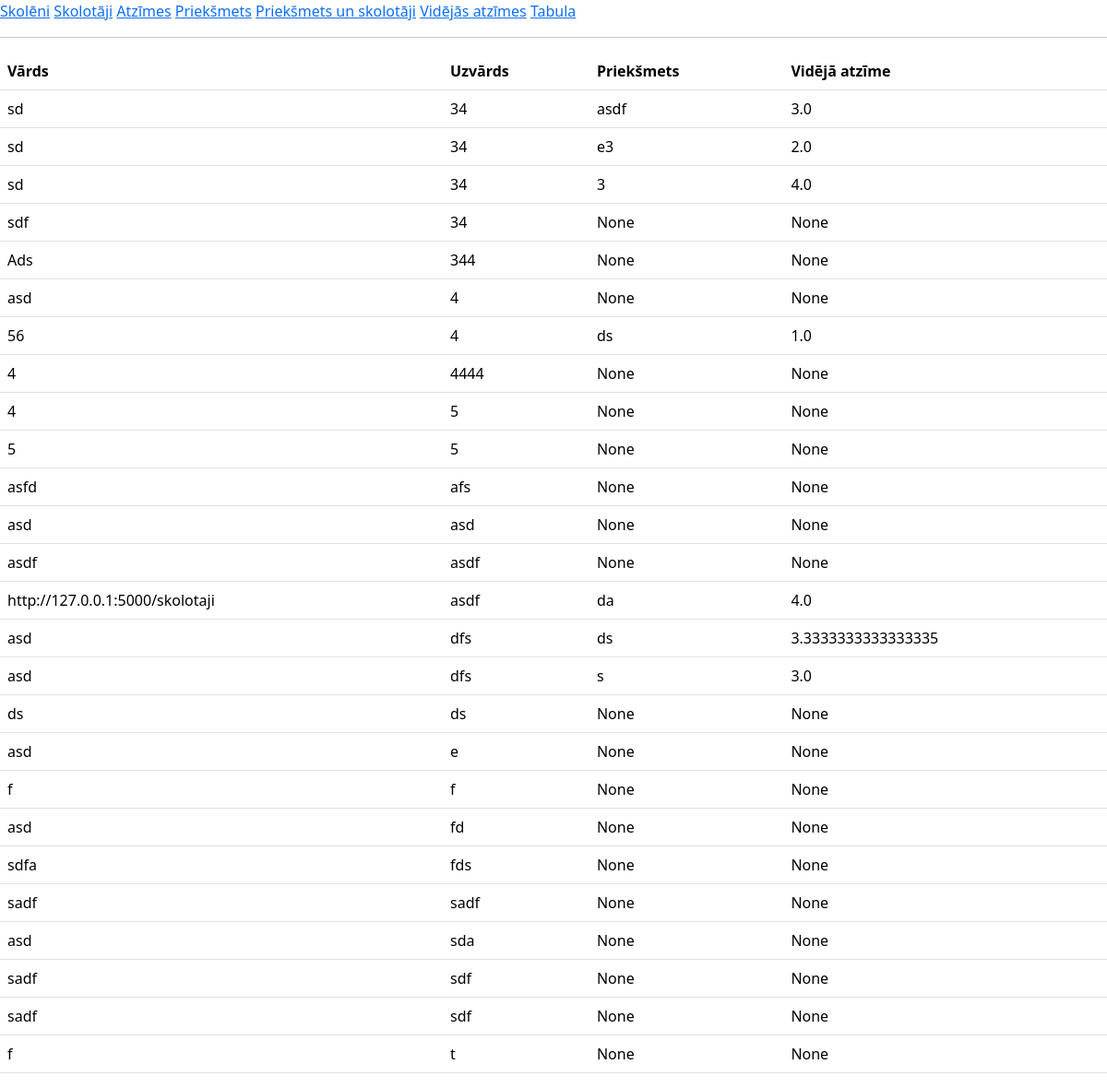
The page /vidatzimes on the database its author committed.
### tables this page shows
CREATE TABLE skoleni(
        id INTEGER PRIMARY KEY AUTOINCREMENT,
        vards TEXT NOT NULL,
        uzvards TEXT NOT NULL
        );

CREATE TABLE prieksmeti(
        id INTEGER PRIMARY KEY AUTOINCREMENT,
        subject TEXT NOT NULL
        );

### main.py (the view)
@app.route("/vidatzimes", methods=["POST", "GET"])
def vidatzimes():
    dati = iegut_videjas_atzimes()
    return render_template("vidatzimes.html", vidatzimes = dati)

### dati.py (called while the page is built)
def iegut_videjas_atzimes():
    cur = conn.cursor()
    cur.execute(
        f"""
        SELECT skoleni.vards, skoleni.uzvards, prieksmeti.subject, AVG(atzime.grade), skoleni.id
        FROM
        (skoleni LEFT JOIN atzime ON skoleni.id = atzime.vards_id)
        LEFT JOIN prieksmeti ON prieksmeti.id = atzime.subject_id
        GROUP BY skoleni.id, prieksmeti.id
        ORDER BY skoleni.uzvards ASC
        """
    )
    conn.commit()
    dati = cur.fetchall()
    return dati

### templates/vidatzimes.html (shortened to what this page needs)
{% extends 'skoleni.html'%}
{% block saturs %}
<form method="post">
    <table class="table">
        <tr>
          <th>Vārds</th>
          <th>Uzvārds</th>
          <th>Priekšmets</th>
          <th>Vidējā atzīme</th>
        </tr>
        {% for viens in vidatzimes %}
            <tr>
              <td>{{viens[0]}}</td>
              <td>{{viens[1]}}</td>
              <td>{{viens[2]}}</td>
              <td>{{viens[3]}}</td>
            </tr>
        {% endfor %}
    </table>
</form>
{% endblock %}

### rows shown on the page
skoleni: vards "sd", uzvards "34", subject "asdf", viens "3.0", subject "e3", viens "2.0", subject "3", viens "4.0"
skoleni: vards "sdf", uzvards "34", viens "None"
skoleni: vards "Ads", uzvards "344", viens "None"
skoleni: vards "asd", uzvards "4", viens "None"
skoleni: vards "56", uzvards "4", subject "ds", viens "1.0"
skoleni: vards "4", uzvards "4444", viens "None"
skoleni: vards "4", uzvards "5", viens "None"
skoleni: vards "5", uzvards "5", viens "None"
skoleni: vards "asfd", uzvards "afs", viens "None"
skoleni: vards "asd", uzvards "asd", viens "None"
skoleni: vards "asdf", uzvards "asdf", viens "None"
skoleni: vards "http://127.0.0.1:5000/skolotaji", uzvards "asdf", subject "da", viens "4.0"
skoleni: vards "asd", uzvards "dfs", subject "ds", viens "3.3333333333333335", subject "s", viens "3.0"
skoleni: vards "ds", uzvards "ds", viens "None"
skoleni: vards "asd", uzvards "e", viens "None"
skoleni: vards "f", uzvards "f", viens "None"
skoleni: vards "asd", uzvards "fd", viens "None"
skoleni: vards "sdfa", uzvards "fds", viens "None"
skoleni: vards "sadf", uzvards "sadf", viens "None"
skoleni: vards "asd", uzvards "sda", viens "None"
skoleni: vards "sadf", uzvards "sdf", viens "None"
skoleni: vards "sadf", uzvards "sdf", viens "None"
skoleni: vards "f", uzvards "t", viens "None"
